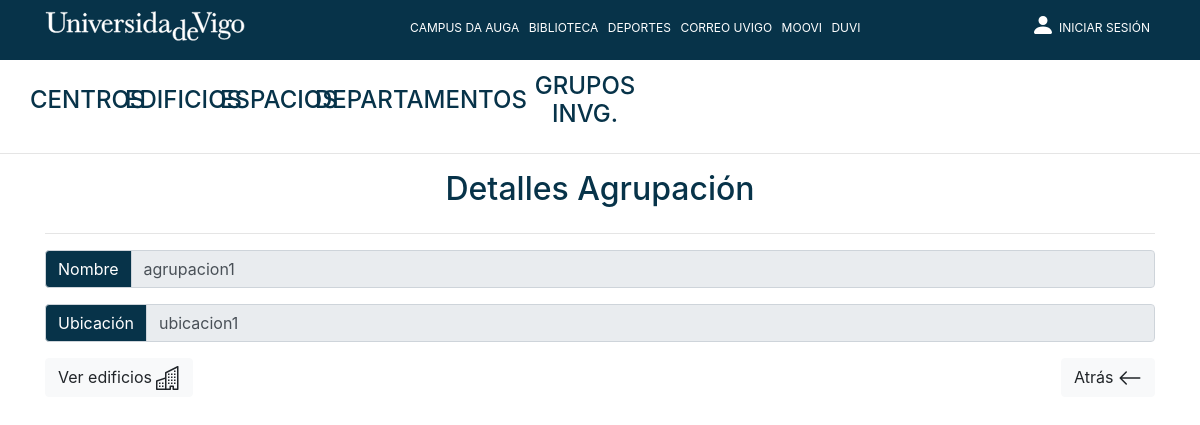
Before: /Controllers/AGRUPACION_Controller.php?action=showcurrent&agrup_id=1 with the older database file.
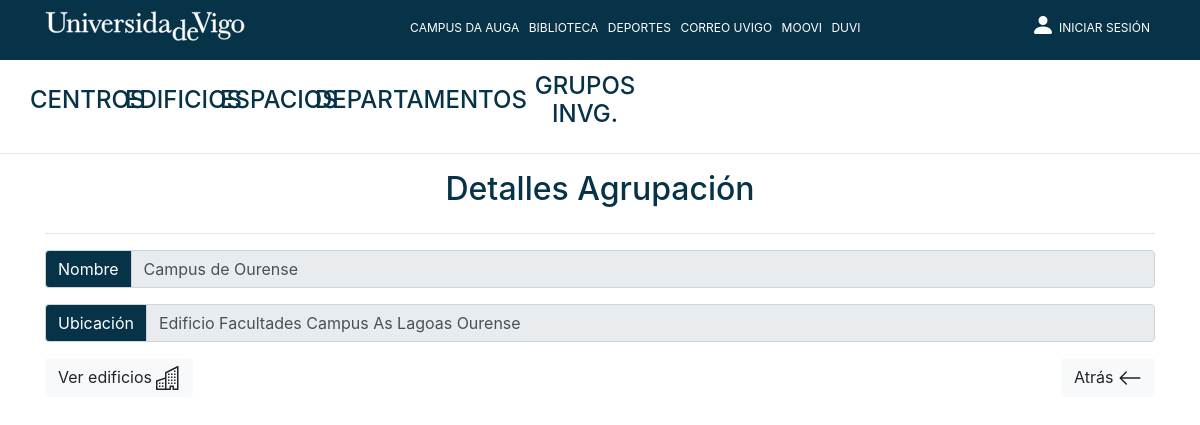
After: the same page with the newer database file.
### tables this page shows
CREATE TABLE `agrupacion_edificio` (
	`agrup_id` int NOT NULL AUTO_INCREMENT,
	`nombre_agrup` VARCHAR(50) NOT NULL,
	`ubicacion_agrup` VARCHAR(100) NOT NULL,
	PRIMARY KEY (`agrup_id`)
);

### Models/AGRUPACION_Model.php (called while the page is built, shortened)
<?php
include_once 'Access_DB.php';
class AGRUPACION_Model{
    private $db;
    private $agrup_id;
    private $nombre_agrup;
    private $ubicacion_agrup;
    function __construct($agrup_id, $nombre_agrup, $ubicacion_agrup)
    {
        $this->agrup_id = $agrup_id;
        $this->nombre_agrup = $nombre_agrup;
        $this->ubicacion_agrup = $ubicacion_agrup;
        $this->db = PDOConnection::getInstance();
    }
    function rellenaDatos(){
        $stmt = $this->db->prepare("SELECT *
                                    FROM agrupacion_edificio
                                    WHERE agrup_id = ?");
        $stmt->execute(array($this->agrup_id));
        $resultado = $stmt->fetch(PDO::FETCH_ASSOC);
        if($resultado != null){
            $this->agrup_id = $resultado["agrup_id"];
            $this->nombre_agrup = $resultado["nombre_agrup"];
            $this->ubicacion_agrup = $resultado["ubicacion_agrup"];
            return $resultado;
        } else {
            return 'Error';
        }
    }
    public function getAgrupId()
    {
        return $this->agrup_id;
    }
    public function getNombreAgrup()
    {
        return $this->nombre_agrup;
    }
    public function getUbicacionAgrup()
    {
        return $this->ubicacion_agrup;
    }
}
?>

### Models/Access_DB.php (called while the page is built)
<?php
class PDOConnection
{
    private static $dbhost = "127.0.0.1";
    private static $dbname = "hauga";
    private static $dbuser = "admin_hauga";
    private static $dbpass = "admin_hauga";
    private static $db_singleton = null;
    public static function getInstance()
    {
        if (self::$db_singleton == null) {
            self::$db_singleton = new PDO(
                "mysql:host=" . self::$dbhost . ";dbname=" . self::$dbname . ";charset=utf8",
                self::$dbuser,
                self::$dbpass,
                array(
                    PDO::ATTR_EMULATE_PREPARES => false,
                    PDO::ATTR_ERRMODE => PDO::ERRMODE_EXCEPTION
                )
            );
        }
        return self::$db_singleton;
    }
}
?>

### Views/AGRUPACION_SHOWCURRENT_View.php (the view, shortened to what the changed rows need)
<?php
class AGRUPACION_SHOWCURRENT_View{
    var $agrupacion;
    var $esNuevo;
    function __construct($agrupacion = null, $esNuevo = false, $respuesta = '')
    {
        $this->agrupacion = $agrupacion;
        $this->esNuevo = $esNuevo;
        $this->render();
    }
    function render(){
        include '../Views/Header.php';
        ?>
        <div class="container">
            <?php if($this->agrupacion == null && !$this->esNuevo) { ?>
                <div class="alert alert-danger">La agrupación a la que está intentando acceder no existe.</div>
            <?php } else { ?>
                <div class="row">
                    <div class="col-12 align-self-center">
                        <form action="../Controllers/AGRUPACION_Controller.php?action=add" method="post" id="addAgrupForm">
                            <h2 class="text-center textoAzul mb-4"><?php echo $this->esNuevo ? 'Crear' : 'Detalles'?> Agrupación</h2>
                            <hr>
                            <div class="row align-content-center">
                                <div class="col-md-12 input-group mb-2" style="margin-bottom: 1rem!important;">
                                    <div class="input-group-prepend">
                                        <div class="input-group-text" style="background-color: #073349; color: white;">
                                            Nombre
                                        </div>
                                    </div>
                                    <input <?php echo !$this->esNuevo ? 'disabled' : ''; ?> required type="text" class="form-control" id="nombre_agrup" name="nombre_agrup" placeholder="Nombre" value="<?php echo($this->agrupacion->getNombreAgrup())?>" size="50" maxlength="50">
                                </div>
                            </div>
                            <div class="row">
                                <div class="col-md-12 input-group mb-2" style="margin-bottom: 1rem!important;">
                                    <div class="input-group-prepend">
                                        <div class="input-group-text" style="background-color: #073349; color: white;">
                                            Ubicación
                                        </div>
                                    </div>
                                    <input <?php echo !$this->esNuevo ? 'disabled' : ''; ?> required type="text" class="form-control" id="ubicacion_agrup" name="ubicacion_agrup" placeholder="Ubicación" value="<?php echo($this->agrupacion->getUbicacionAgrup())?>" size="100" maxlength="100">
                                </div>
                            </div>
                            <div class="row">
                                <?php if($this->esNuevo) {?>
                                    <div class="col-md-6 input-group mb-2" style="margin-bottom: 1rem!important;">
                                        <button id="botonAddAgrupacion" type='submit' name='action' value='addAgrupacion' class="btn btn-success" style="background-color: #073349; color: white;">
                                            Crear Agrupacion
                                            <svg width="1.5em" height="1.5em" viewBox="0 0 16 16" class="bi bi-plus-circle" fill="currentColor" xmlns="http://www.w3.org/2000/svg">
                                                <path fill-rule="evenodd" d="M8 15A7 7 0 1 0 8 1a7 7 0 0 0 0 14zm0 1A8 8 0 1 0 8 0a8 8 0 0 0 0 16z"/>
                                                <path fill-rule="evenodd" d="M8 4a.5.5 0 0 1 .5.5v3h3a.5.5 0 0 1 0 1h-3v3a.5.5 0 0 1-1 0v-3h-3a.5.5 0 0 1 0-1h3v-3A.5.5 0 0 1 8 4z"/>
                                            </svg>
                                        </button>
                                    </div>
                                <?php } else { ?>
                                    <div class="col-md-6 mb-2 text-left" style="margin-bottom: 1rem!important;">
                                        <a id="botonVerEdificios" href="../Controllers/Edificio_Controller.php?action=showall&agrupacion_id=<?=$this->agrupacion->getAgrupId()?>" class="btn btn-light">
                                            Ver edificios
                                        </a>
                                    </div>
                                <?php } ?>
                                <div class="col-md-6  mb-2 text-right" style="margin-bottom: 1rem!important;">
                                    <a id="botonAtrasAgrup" href="../Controllers/AGRUPACION_Controller.php?action=showall" class="btn btn-light">
                                        Atrás
                                        <svg width="1.5em" height="1.5em" viewBox="0 0 16 16" class="bi bi-arrow-left" fill="currentColor" xmlns="http://www.w3.org/2000/svg">
                                            <path fill-rule="evenodd" d="M15 8a.5.5 0 0 0-.5-.5H2.707l3.147-3.146a.5.5 0 1 0-.708-.708l-4 4a.5.5 0 0 0 0 .708l4 4a.5.5 0 0 0 .708-.708L2.707 8.5H14.5A.5.5 0 0 0 15 8z"/>
                                        </svg>
                                    </a>
                                </div>
                            </div>
                        </form>
                    </div>
                </div>
            <?php } ?>
            </div>
    <?php
    }
}

Changed rows visible on the page:
changed agrupacion_edificio: nombre_agrup "agrupacion1" → "Campus de Ourense"; ubicacion_agrup "ubicacion1" → "Edificio Facultades Campus As Lagoas Ourense"
